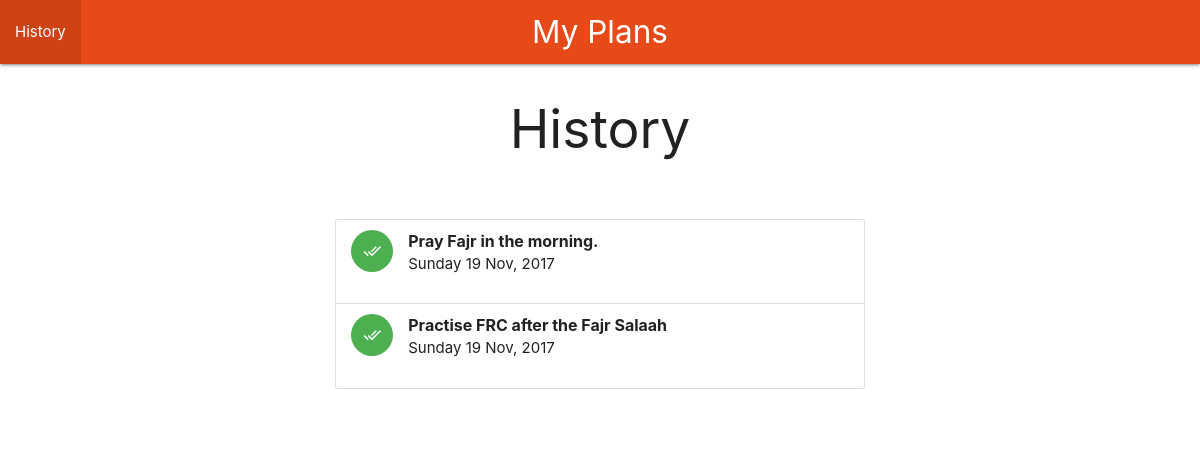
Before: /history/ with the older database file.
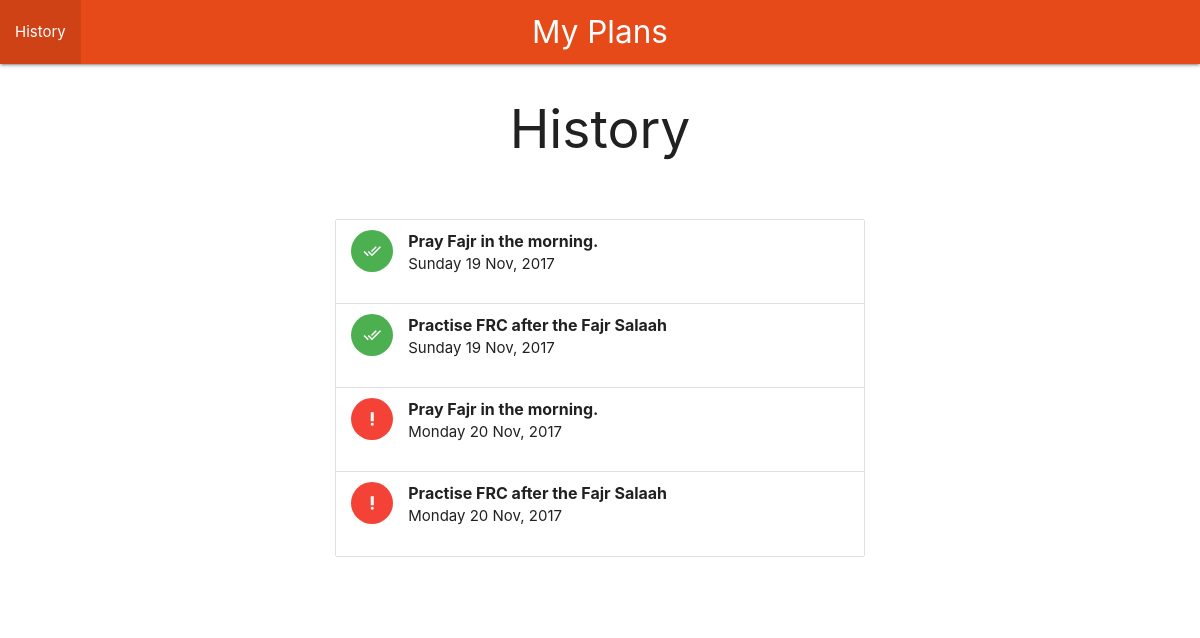
After: the same page with the newer database file.
### tasks/models.py (models this page shows, shortened)
class Schedule(models.Model):
	user = models.ForeignKey(User, related_name="schedules")
	date = models.DateField()
	task = models.ForeignKey(Task, related_name="schedule")
	status = models.BooleanField(default=False)

class Task(models.Model):
	content = models.TextField()
	slug = AutoSlugField(populate_from='content')
	order = models.IntegerField()
	objects = TaskManager()

### tasks/views.py (the view)
# urls.py: url(r'^history/$', history, name="history" ),
def history(request):
	plans = Schedule.objects.all()
	context = {"plans": plans}
	return render(request, "history.html", context)

### tasks/templates/history.html (shortened to what this page needs)
{% extends "index.html" %}
{% block content %}
<h2 class="center">History</h2>
<div class="row">
  <div class="col s12 m10 l6 offset-l3 offset-m1">
    <div class="card z-depth-0">
      <div class="card-content">
		<ul class="collection">
			{% for plan in plans %}
				{% if plan.status %}
					<li class="collection-item avatar">
						<i class="material-icons circle green">done_all</i>
					  <span class="title" style="font-weight: bold;">{{ plan.task.content }}</span>
					  <p>{{ plan.date|date:"D\d\a\y d M, Y" }}
					  </p>
					</li>
				{% else %}
					<li class="collection-item avatar">
					<i class="material-icons circle red">priority_high</i>
					  <span class="title" style="font-weight: bold;">{{ plan.task.content }}</span>
					  <p>{{ plan.date|date:"D\d\a\y d M, Y" }}
					  </p>
					</li>
				{% endif %}
			{% endfor %}
		</ul>
      </div>
    </div>
  </div>
</div>
{% endblock %}

### tasks/templates/index.html (shortened to what this page needs)
{% load static %}
<!DOCTYPE html>
<html>
  <head>
    <link rel="stylesheet" href="https://cdnjs.cloudflare.com/ajax/libs/materialize/1.0.0-alpha.1/css/materialize.min.css">
  </head>
  <body>
     <nav class="deep-orange darken-2">
      <div class="nav-wrapper">
        <a href="/" class="brand-logo center">My Plans</a>
        <ul id="nav-mobile" class="left">
          <li><a href="{% url 'tasks:history' %}">History</a></li>
        </ul>
      </div>
    </nav>
    {% block content %}{% endblock %}
  </body>
</html>

Changed rows visible on the page:
added Schedule: task.content "Pray Fajr in the morning.", date "Monday 20 Nov, 2017"
added Schedule: task.content "Practise FRC after the Fajr Salaah", date "Monday 20 Nov, 2017"
